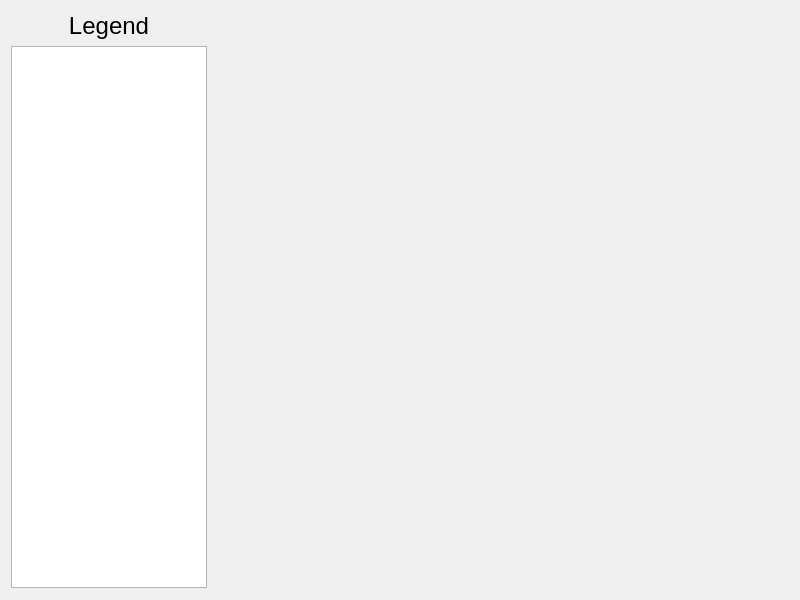
<?xml version="1.0" encoding="UTF-8"?>
<ui version="4.0">
 <class>BuildLegend</class>
 <widget class="QWidget" name="BuildLegend">
  <property name="geometry">
   <rect>
    <x>0</x>
    <y>0</y>
    <width>800</width>
    <height>600</height>
   </rect>
  </property>
  <property name="minimumSize">
   <size>
    <width>800</width>
    <height>600</height>
   </size>
  </property>
  <layout class="QHBoxLayout" name="horizontalLayout" stretch="1,3">
   <property name="topMargin">
    <number>0</number>
   </property>
   <property name="rightMargin">
    <number>0</number>
   </property>
   <property name="bottomMargin">
    <number>0</number>
   </property>
   <item>
    <layout class="QVBoxLayout" name="verticalLayout">
     <property name="topMargin">
      <number>12</number>
     </property>
     <property name="bottomMargin">
      <number>12</number>
     </property>
     <item>
      <widget class="QLabel" name="label">
       <property name="sizePolicy">
        <sizepolicy hsizetype="Preferred" vsizetype="Fixed">
         <horstretch>0</horstretch>
         <verstretch>0</verstretch>
        </sizepolicy>
       </property>
       <property name="text">
        <string>&lt;html&gt;&lt;head/&gt;&lt;body&gt;&lt;p&gt;&lt;span style=&quot; font-size:18pt;&quot;&gt;Legend&lt;/span&gt;&lt;/p&gt;&lt;/body&gt;&lt;/html&gt;</string>
       </property>
       <property name="alignment">
        <set>Qt::AlignCenter</set>
       </property>
      </widget>
     </item>
     <item>
      <widget class="QListView" name="legendView">
       <property name="sizePolicy">
        <sizepolicy hsizetype="MinimumExpanding" vsizetype="Preferred">
         <horstretch>0</horstretch>
         <verstretch>0</verstretch>
        </sizepolicy>
       </property>
       <property name="sizeAdjustPolicy">
        <enum>QAbstractScrollArea::AdjustToContents</enum>
       </property>
       <property name="editTriggers">
        <set>QAbstractItemView::NoEditTriggers</set>
       </property>
       <property name="showDropIndicator" stdset="0">
        <bool>false</bool>
       </property>
       <property name="defaultDropAction">
        <enum>Qt::CopyAction</enum>
       </property>
       <property name="alternatingRowColors">
        <bool>true</bool>
       </property>
       <property name="selectionMode">
        <enum>QAbstractItemView::NoSelection</enum>
       </property>
       <property name="iconSize">
        <size>
         <width>32</width>
         <height>32</height>
        </size>
       </property>
       <property name="uniformItemSizes">
        <bool>true</bool>
       </property>
      </widget>
     </item>
    </layout>
   </item>
   <item>
    <widget class="Esri::ArcGISRuntime::MapViewWidget" name="mapView">
     <property name="sizePolicy">
      <sizepolicy hsizetype="MinimumExpanding" vsizetype="MinimumExpanding">
       <horstretch>0</horstretch>
       <verstretch>0</verstretch>
      </sizepolicy>
     </property>
    </widget>
   </item>
  </layout>
 </widget>
 <customwidgets>
  <customwidget>
   <class>Esri::ArcGISRuntime::MapViewWidget</class>
   <extends>QWidget</extends>
   <header location="global">MapViewWidget.h</header>
  </customwidget>
 </customwidgets>
 <resources/>
 <connections/>
</ui>
